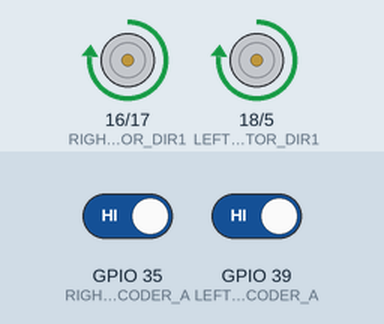
A sketch run on a simulated ESP32. Parts: motor-driver pin pairs drawn as motors (green arrow = first pin HIGH = forward, orange = second pin HIGH = backward, longer = more drive, scaled by the enable pin). Inputs (shaded band) come from the test bench; at power-on: GPIO 35 (RIGHT_ENCODER_A) HIGH, GPIO 39 (LEFT_ENCODER_A) HIGH. What the sketch prints to the serial monitor is not drawn.

Above: at 0.1 s.
Timing chart, 0 to 1.6 s (numbered marks = the images above):
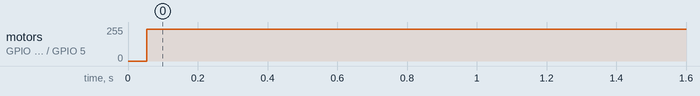

The sketch:

closed_loop_1.ino
```cpp
// 모터 및 엔코더 핀 정의
// left
#define LEFT_MOTOR_PWM  19
#define LEFT_MOTOR_DIR1 18
#define LEFT_MOTOR_DIR2 5
#define LEFT_ENCODER_A  39
#define LEFT_ENCODER_B  36
// right
#define RIGHT_MOTOR_PWM 4
#define RIGHT_MOTOR_DIR1 16
#define RIGHT_MOTOR_DIR2 17
#define RIGHT_ENCODER_A 35
#define RIGHT_ENCODER_B 34


// **모터 및 엔코더 상수**
#define PPR 11
#define GEAR_RATIO 90
#define ENCODER_FACTOR (2.0 * M_PI / (PPR * GEAR_RATIO * 2)) // 각속도 변환 계수
#define D 0.0875 // 휠의 지름 (m)
#define R 0.04375 // 휠의 반지름 (m)
#define WHEEL_SEPARATION 0.261
#define MAX_MOTOR_RPM 110  // 모터 최대 RPM
#define MAX_PWM 240
#define MIN_PWM 65  // 모터가 동작하는 최소 PWM 값

// **PID 제어 변수**
float Kp_L = 4.0;  // 기존보다 높임
float Ki_L = 5.0;   // 적분항 증가
float Kd_L = 0.05;  // 미세 조정

float Kp_R = 4.0;  // 기존보다 높임
float Ki_R = 5.0;   // 적분항 증가
float Kd_R = 0.05;  // 미세 조정

float desired_speed_mps = 0.3; // 목표 속도 (m/s)
float order_w = 0.0;
float desired_left_speed = 0.0;
float desired_right_speed = 0.0;

float target_omega_left = 0.0;
float target_omega_right = 0.0;     // 목표 각속도 (rad/s)
float measured_w_left = 0.0;
float measured_w_right = 0.0;      // 현재 측정된 바퀴 각속도 (rad/s)
float error_left = 0.0, last_error_left = 0.0, left_integral = 0.0;
float error_right = 0.0, last_error_right = 0.0, right_integral = 0.0;
float control_output_left = 0.0;
float control_output_right = 0.0;
int motor_pwm = 0;

// **엔코더 측정 변수**
volatile int left_encoder_count = 0;
volatile int right_encoder_count = 0;
unsigned long last_time_left = 0;
unsigned long last_time_right = 0;


// 인터럽트 서비스 루틴(ISR)
// left
void IRAM_ATTR left_encoder_ISR() {
    if (digitalRead(LEFT_ENCODER_A) != digitalRead(LEFT_ENCODER_B)) {
        left_encoder_count++;
    } else {
        left_encoder_count--;
    }
}
// right
void IRAM_ATTR right_encoder_ISR() {
    if (digitalRead(RIGHT_ENCODER_A) != digitalRead(RIGHT_ENCODER_B)) {
        right_encoder_count--;
    } else {
        right_encoder_count++;
    }
}

// **PWM을 RPM 값으로 변환하는 함수 (새로운 공식 적용)**
// left
int calculatePWM_LEFT(float rpm) {
    float pwm = (rpm / 110.0) * (240 - 65) + 65;  // 240 -> 255로 수정
    return constrain((int)pwm, MIN_PWM, MAX_PWM);
}
// right
int calculatePWM_RIGHT(float rpm) {
    float pwm = (rpm / 110.0) * (240 - 65) + 65;  // 240 -> 255로 수정
    return constrain((int)pwm, MIN_PWM, MAX_PWM);
}

// **모터 속도 제어 함수**
// LEFT
void leftsetMotorPWM(int pwm) {
    pwm = constrain(pwm, MIN_PWM, MAX_PWM);

    if (pwm > 0) {
        digitalWrite(LEFT_MOTOR_DIR1, HIGH);
        digitalWrite(LEFT_MOTOR_DIR2, LOW);
    } else if (pwm < 0) {
        digitalWrite(LEFT_MOTOR_DIR1, LOW);
        digitalWrite(LEFT_MOTOR_DIR2, HIGH);
    } else {
        digitalWrite(LEFT_MOTOR_DIR1, LOW);
        digitalWrite(LEFT_MOTOR_DIR2, LOW);
    }

    analogWrite(LEFT_MOTOR_PWM, abs(pwm));
}
// RIGHT
void rightsetMotorPWM(int pwm) {
    pwm = constrain(pwm, MIN_PWM, MAX_PWM);

    if (pwm > 0) {
        digitalWrite(RIGHT_MOTOR_DIR1, HIGH);
        digitalWrite(RIGHT_MOTOR_DIR2, LOW);
    } else if (pwm < 0) {
        digitalWrite(RIGHT_MOTOR_DIR1, LOW);
        digitalWrite(RIGHT_MOTOR_DIR2, HIGH);
    } else {
        digitalWrite(RIGHT_MOTOR_DIR1, LOW);
        digitalWrite(RIGHT_MOTOR_DIR2, LOW);
    }

    analogWrite(RIGHT_MOTOR_PWM, abs(pwm));
}

// **속도 측정 및 PID 제어 실행**
// left
void updateleftControlLoop() {
    unsigned long current_time = millis();
    float dt = (current_time - last_time_left) / 1000.0; // 초 단위 변환
    if (dt < 0.01) return; // 너무 짧은 시간 간격 방지

    // 디버깅: 엔코더 카운트 확인
    Serial.print("Encoder Count: ");
    Serial.println(left_encoder_count);

    // 1. 현재 속도 측정 (rad/s)
    measured_w_left = (left_encoder_count * ENCODER_FACTOR) / dt;
    left_encoder_count = 0; // 카운트 리셋

    // 2. 오차 계산
    error_left = target_omega_left - measured_w_left;

    // 3. PID 계산
    left_integral += error_left * dt;
    float derivative = (error_left - last_error_left) / dt;
    control_output_left = (Kp_L * error_left) + (Ki_L * left_integral) + (Kd_L * derivative);

    last_error_left = error_left;
    last_time_left = current_time;

    // **디버깅: PID 출력을 확인**
    Serial.print("Control Output_left: ");
    Serial.println(control_output_left);

    // 4. **PWM 변환 (새로운 공식 사용)**
    float target_rpm = (control_output_left / (2 * M_PI)) * 60;  // rad/s → RPM 변환
    motor_pwm = calculatePWM_LEFT(target_rpm);

    // 5. **모터에 PWM 적용**
    leftsetMotorPWM(motor_pwm);
}
void updaterightControlLoop() {
    unsigned long current_time = millis();
    float dt = (current_time - last_time_right) / 1000.0; // 초 단위 변환
    if (dt < 0.01) return; // 너무 짧은 시간 간격 방지

    // **디버깅: 엔코더 카운트 확인**
    Serial.print("Encoder Count: ");
    Serial.println(right_encoder_count);

    // 1. **현재 속도 측정 (rad/s)**
    measured_w_right = (right_encoder_count * ENCODER_FACTOR) / dt;
    right_encoder_count = 0; // 카운트 리셋

    // 2. **오차 계산**
    error_right = target_omega_right - measured_w_right;

    // 3. **PID 계산**
    right_integral += error_right * dt;
    float derivative = (error_right - last_error_right) / dt;
    control_output_right = (Kp_R * error_right) + (Ki_R * right_integral) + (Kd_R * derivative);

    last_error_right = error_right;
    last_time_right = current_time;

    // **디버깅: PID 출력을 확인**
    Serial.print("Control Output RIGHT: ");
    Serial.println(control_output_right);
    Serial.print(measured_w_right);

    // 4. **PWM 변환 (새로운 공식 사용)**
    float target_rpm = (control_output_right / (2 * M_PI)) * 60;  // rad/s → RPM 변환
    motor_pwm = calculatePWM_RIGHT(target_rpm);

    // 5. **모터에 PWM 적용**
    rightsetMotorPWM(motor_pwm);
}
void setup() {
    Serial.begin(115200);

    // 모터 핀 설정
    pinMode(LEFT_MOTOR_PWM, OUTPUT);
    pinMode(LEFT_MOTOR_DIR1, OUTPUT);
    pinMode(LEFT_MOTOR_DIR2, OUTPUT);
    pinMode(RIGHT_MOTOR_PWM, OUTPUT);
    pinMode(RIGHT_MOTOR_DIR1, OUTPUT);
    pinMode(RIGHT_MOTOR_DIR2, OUTPUT);

    // 엔코더 핀 설정 및 인터럽트 활성화
    pinMode(LEFT_ENCODER_A, INPUT);
    pinMode(LEFT_ENCODER_B, INPUT);
    pinMode(RIGHT_ENCODER_A, INPUT);
    pinMode(RIGHT_ENCODER_B, INPUT);
    attachInterrupt(LEFT_ENCODER_A, left_encoder_ISR, CHANGE);
    attachInterrupt(RIGHT_ENCODER_A, right_encoder_ISR, CHANGE);

    // 목표 각속도 계산 (rad/s)
    desired_left_speed = desired_speed_mps + (order_w*WHEEL_SEPARATION)/2;
    desired_right_speed = desired_speed_mps - (order_w*WHEEL_SEPARATION)/2;

    target_omega_left = desired_left_speed / R;
    target_omega_right = desired_right_speed / R;
}

void loop() {
    updateleftControlLoop();
    updaterightControlLoop();
    //Serial.print("order_w: ");
    //Serial.println(order_w);
    //Serial.print("desired_left_speed: ");
    //Serial.println(target_omega_left);
    //Serial.print("desired_right_speed: ");
    //Serial.println(target_omega_right);

         // 탭 문자 (값 구분)
    Serial.print(target_omega_left);
    Serial.print("\t");          // 탭 문자
    Serial.print(measured_w_left);
    Serial.print("\t");
    Serial.print(target_omega_right);  // Y축 값 1: 목표 각속도
    Serial.print("\t");
    Serial.println(measured_w_right);

    delay(50);
}
```

Measured:
- by itself, motor on GPIO 16 (RIGHT_MOTOR_DIR1) / GPIO 17 (RIGHT_MOTOR_DIR2), motor on GPIO 18 (LEFT_MOTOR_DIR1) / GPIO 5 (LEFT_MOTOR_DIR2): stopped → forward 240/255 at 0.05 s
